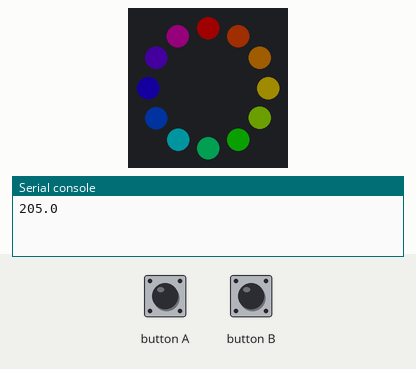
Simulated run of this program. Board: BBC micro:bit running MicroPython. Parts: 12 RGB LEDs in a ring, first at the top, clockwise, the last lines printed to the serial console. Dim RGB values are drawn brighter than linear.

Above: at 0.1 s.
At 0.72 s:
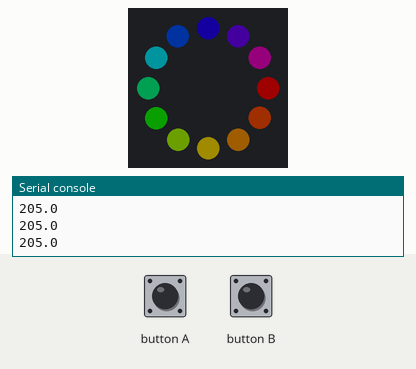
At 1.34 s:
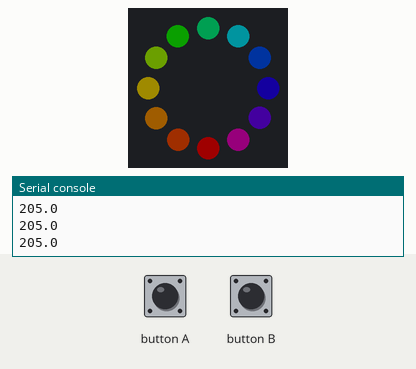
At 1.97 s:
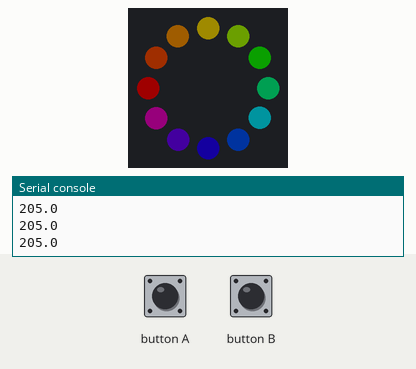
At 2.38 s:
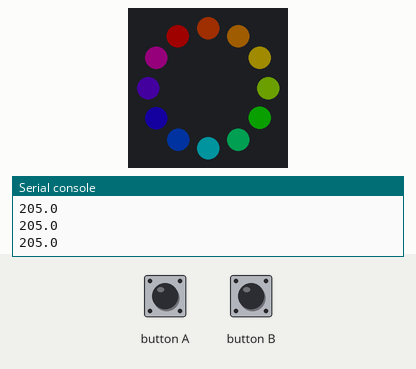
At 2.79 s:
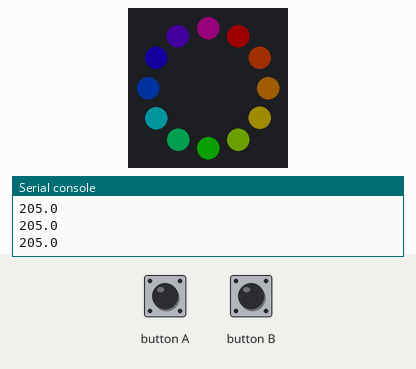

Measured:
- by itself, everything shown: repeats every 2.5 s, in 12 steps

The program:

prog13.py
```python
from microbit import *
from neopixel import NeoPixel

num_pixels = 12
ring = NeoPixel(pin0, num_pixels)
maxdelay = 400
mindelay = 10
delay = int(maxdelay+mindelay)/2

def rainbow(np, num, offset, bright=1):
    rb = ((127, 0, 0), (127, 63, 0), (127, 127, 0), (0, 127, 0),
          (0, 127, 127), (0, 0, 127), (63, 0, 127), (127, 0, 0))
    for i in range(num):
        t = 7*i/num
        t0 = int(t)
        r = round((rb[t0][0] + (t-t0)*(rb[t0+1][0]-rb[t0][0]))*bright) >> 2
        g = round((rb[t0][1] + (t-t0)*(rb[t0+1][1]-rb[t0][1]))*bright) >> 2
        b = round((rb[t0][2] + (t-t0)*(rb[t0+1][2]-rb[t0][2]))*bright) >> 2
        ring[(i+offset)%num] = (r, g, b)

n = 0
try:
    while True:
        rainbow(ring, num_pixels, offset = n)
        ring.show()
        n = n + 1
        if (button_a.is_pressed() and (delay < maxdelay)):
            delay = delay + 10
        elif (button_b.is_pressed() and (delay > mindelay)):
            delay = delay - 10
        else:
            pass
        print(delay)
        sleep(delay)
except KeyboardInterrupt as e:
    print("Interrupted by the user...")
```
